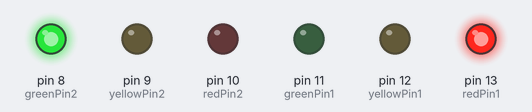
This program was run on a simulated Arduino Uno, built with avr-gcc and run on an emulated ATmega328P. Shown: output pins drawn as LEDs (lit = HIGH).

Above: at 0.1 s.
At 30.1 s:
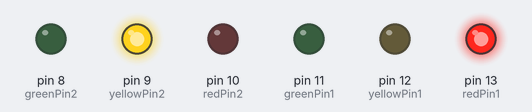
At 35.1 s:
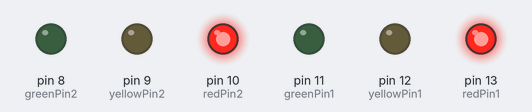
At 67.1 s:
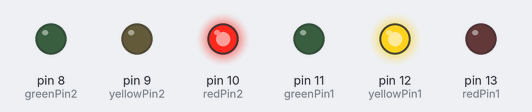
At 109.1 s:
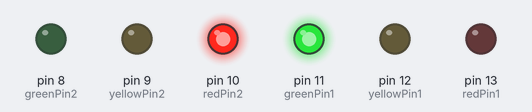
Timing chart, 0 to 110.6 s (numbered marks = the images above):
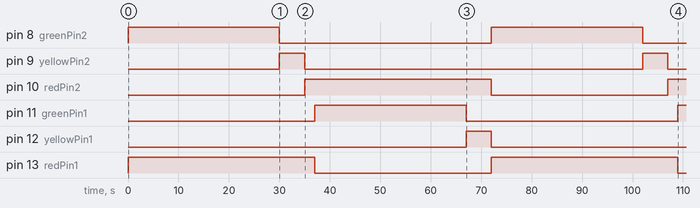

Measured:
- by itself, pin 8 (greenPin2): HIGH → LOW at 30.0 s, → HIGH 42.0 s later, → LOW 30.0 s later
- by itself, pin 9 (yellowPin2): alternates HIGH for 5.0 s and LOW for 67.0 s
- by itself, pin 10 (redPin2): LOW → HIGH at 35.0 s, → LOW 37.0 s later, → HIGH 35.0 s later
- by itself, pin 11 (greenPin1): LOW → HIGH at 37.0 s, → LOW 30.0 s later, → HIGH 42.0 s later
- by itself, pin 12 (yellowPin1): LOW → HIGH at 67.0 s, → LOW 5.0 s later
- by itself, pin 13 (redPin1): HIGH → LOW at 37.0 s, → HIGH 35.0 s later, → LOW 37.0 s later

The program:

main.cpp
```cpp
#include <Arduino.h>

// Traffic Light Simulation with State Machine for Two Lights
// 5 States: Light1 Green/Light2 Red, Light1 Yellow/Light2 Red, Light1 Red/Light2 Green, Light1 Red/Light2 Yellow, All Red
// Light 1: Pins 13,12,11 | Light 2: Pins 10,9,8

enum TrafficState
{
    LIGHT1_GREEN_LIGHT2_RED,
    LIGHT1_YELLOW_LIGHT2_RED,
    LIGHT1_RED_LIGHT2_GREEN,
    LIGHT1_RED_LIGHT2_YELLOW,
    ALL_RED
};

const int redPin1 = 13;
const int yellowPin1 = 12;
const int greenPin1 = 11;
const int redPin2 = 10;
const int yellowPin2 = 9;
const int greenPin2 = 8;

TrafficState currentState = LIGHT1_RED_LIGHT2_GREEN;
unsigned long previousMillis = 0;
const unsigned long redDuration = 30000;    // 30 seconds
const unsigned long greenDuration = 30000;  // 30 seconds
const unsigned long yellowDuration = 5000;  // 5 seconds

void setup()
{
    pinMode(redPin1, OUTPUT);
    pinMode(yellowPin1, OUTPUT);
    pinMode(greenPin1, OUTPUT);
    pinMode(redPin2, OUTPUT);
    pinMode(yellowPin2, OUTPUT);
    pinMode(greenPin2, OUTPUT);

    // Start with light 1 red, light 2 green
    digitalWrite(redPin1, HIGH);
    digitalWrite(yellowPin1, LOW);
    digitalWrite(greenPin1, LOW);
    digitalWrite(redPin2, LOW);
    digitalWrite(yellowPin2, LOW);
    digitalWrite(greenPin2, HIGH);
}

void loop()
{
    unsigned long currentMillis = millis();

    switch (currentState)
    {
        case LIGHT1_RED_LIGHT2_GREEN:
            if (currentMillis - previousMillis >= greenDuration)
            {
                // Transition to LIGHT1_RED_LIGHT2_YELLOW
                digitalWrite(greenPin2, LOW);
                digitalWrite(yellowPin2, HIGH);
                currentState = LIGHT1_RED_LIGHT2_YELLOW;
                previousMillis = currentMillis;
            }
            break;

        case LIGHT1_RED_LIGHT2_YELLOW:
            if (currentMillis - previousMillis >= yellowDuration)
            {
                // Transition to ALL_RED
                digitalWrite(yellowPin2, LOW);
                digitalWrite(redPin2, HIGH);
                currentState = ALL_RED;
                previousMillis = currentMillis;
            }
            break;

        case ALL_RED:
            if (currentMillis - previousMillis >= 2000)  // 2 second all red
            {
                // Transition to LIGHT1_GREEN_LIGHT2_RED
                digitalWrite(redPin1, LOW);
                digitalWrite(greenPin1, HIGH);
                currentState = LIGHT1_GREEN_LIGHT2_RED;
                previousMillis = currentMillis;
            }
            break;

        case LIGHT1_GREEN_LIGHT2_RED:
            if (currentMillis - previousMillis >= greenDuration)
            {
                // Transition to LIGHT1_YELLOW_LIGHT2_RED
                digitalWrite(greenPin1, LOW);
                digitalWrite(yellowPin1, HIGH);
                currentState = LIGHT1_YELLOW_LIGHT2_RED;
                previousMillis = currentMillis;
            }
            break;

        case LIGHT1_YELLOW_LIGHT2_RED:
            if (currentMillis - previousMillis >= yellowDuration)
            {
                // Transition to LIGHT1_RED_LIGHT2_GREEN
                digitalWrite(yellowPin1, LOW);
                digitalWrite(redPin1, HIGH);
                digitalWrite(redPin2, LOW);
                digitalWrite(greenPin2, HIGH);
                currentState = LIGHT1_RED_LIGHT2_GREEN;
                previousMillis = currentMillis;
            }
            break;
    }
}
```
